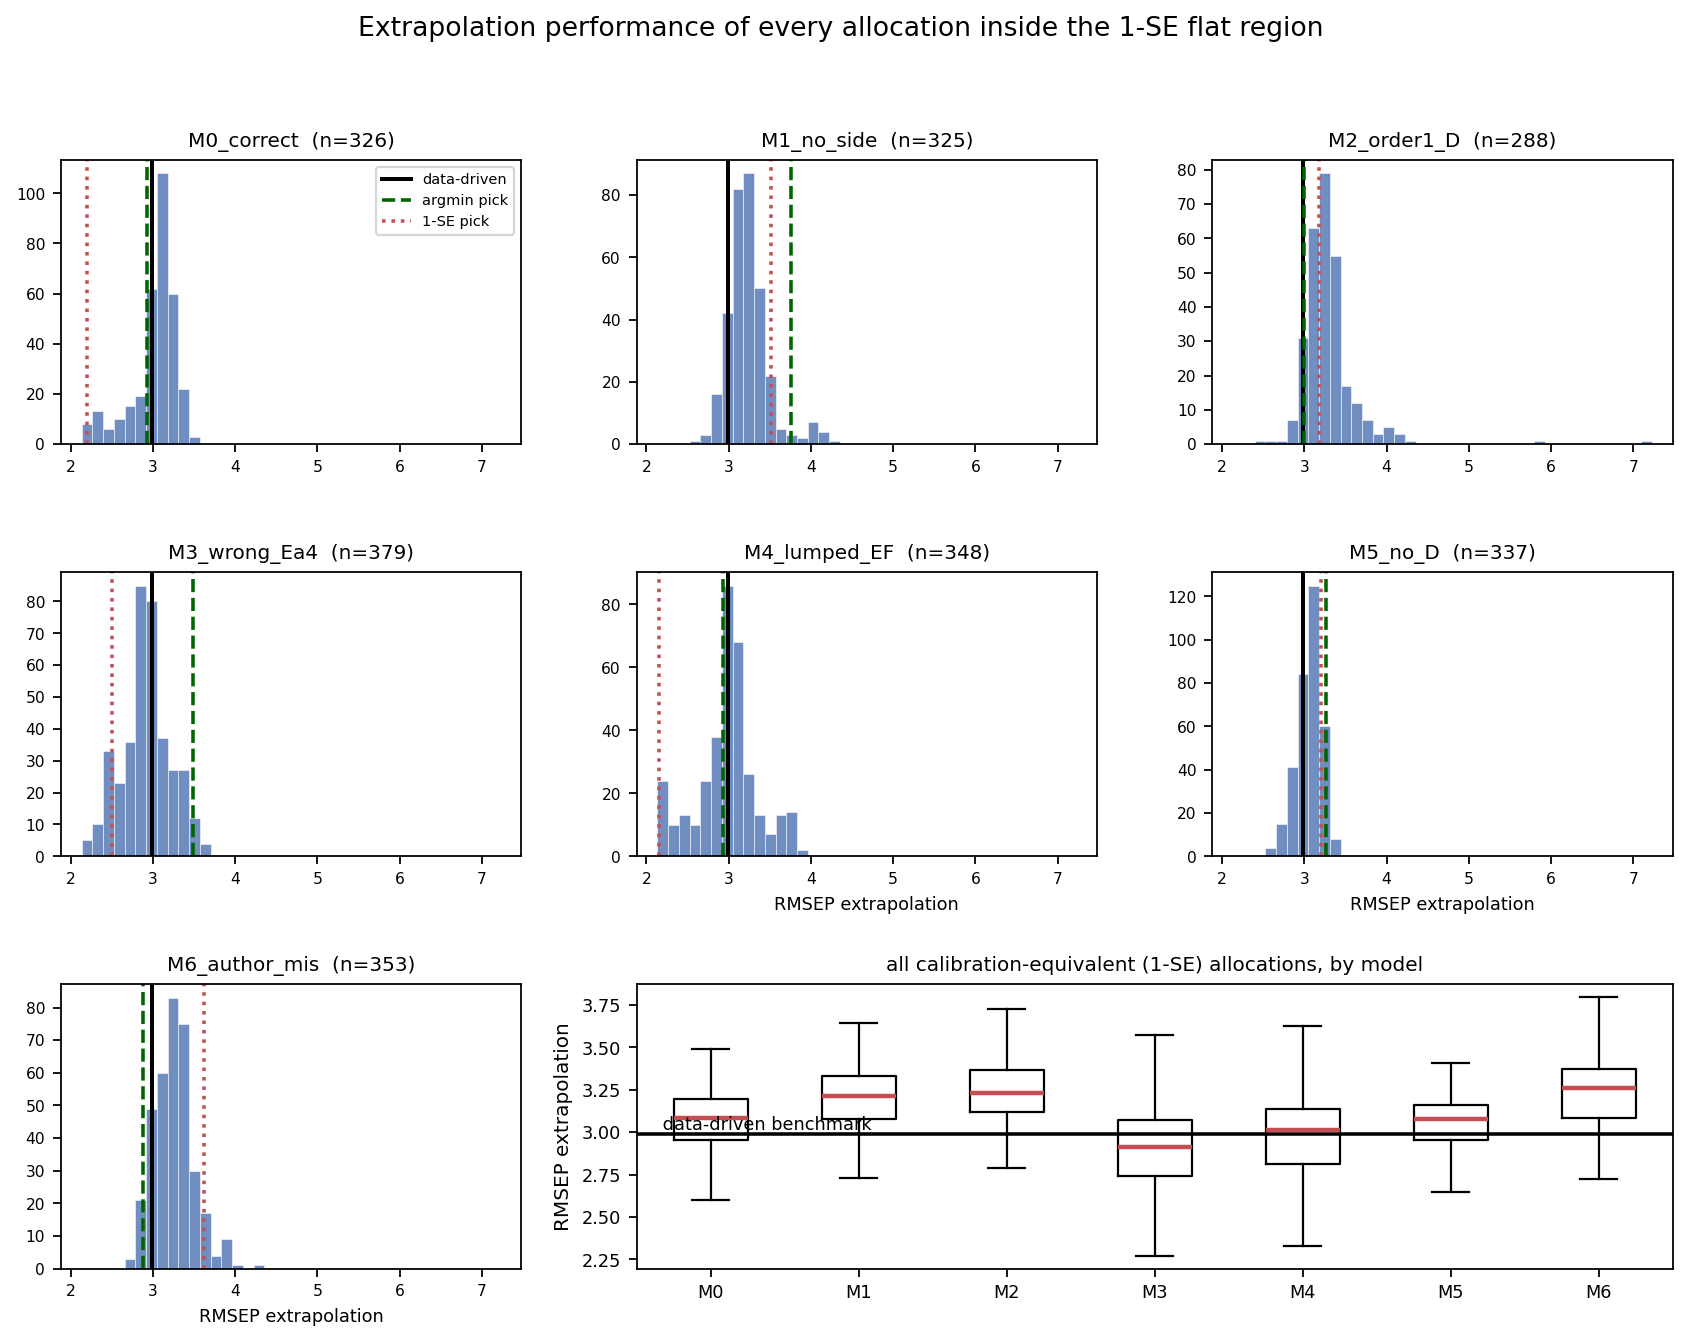

Source code (Python):
"""
Extrapolation performance of EVERY allocation inside the 1-SE flat region.

All members of a 1-SE region are, by construction, statistically
indistinguishable on calibration. This asks what they do OUTSIDE the
calibration domain, and reports the full distribution rather than the single
value at the selected allocation.

Also tested, inside the region only: does spending latent variables on M2
rather than X2 improve extrapolation? (Spearman of each block's LV count
against RMSEP_extrap, within the region.)

Same regime caveats as extrapolation_test.py -- DG_* generated data, M2 blocks
from gen_all.py with FIXED NOMINAL kinetic parameters, and the "within-domain"
set actually spans only T2 362-370 (the top 20% of the calibration range), so
it is reported for completeness but not used for any conclusion.

Benchmark: the data-driven X1+X2 model contains no M2 block and is therefore
identical for all seven models; its extrapolation RMSEP is a fixed reference.
"""
import numpy as np
import pandas as pd
from sklearn.cross_decomposition import PLSRegression
from sklearn.model_selection import KFold
from scipy.stats import spearmanr
import matplotlib
matplotlib.use('Agg')
import matplotlib.pyplot as plt
import warnings, time
warnings.filterwarnings('ignore')

MAX_X1, MAX_M2, MAX_X2 = 6, 15, 15
N_SPLITS, SEED = 10, 42
MODELS = ['M0_correct', 'M1_no_side', 'M2_order1_D', 'M3_wrong_Ea4',
          'M4_lumped_EF', 'M5_no_D', 'M6_author_mis']

def load(fn, sheet): return pd.read_excel(fn, sheet_name=sheet).values.astype(float)
X1c = load('DG_calibration.xlsx', 'X1'); X2c = load('DG_calibration.xlsx', 'X2')
Yc  = load('DG_calibration.xlsx', 'Y').reshape(-1, 1)
X1w = load('DG_test_within_domain_large.xlsx', 'X1'); X2w = load('DG_test_within_domain_large.xlsx', 'X2')
Yw  = load('DG_test_within_domain_large.xlsx', 'Y').reshape(-1, 1)
X1e = load('DG_test_extrapolation_large.xlsx', 'X1'); X2e = load('DG_test_extrapolation_large.xlsx', 'X2')
Ye  = load('DG_test_extrapolation_large.xlsx', 'Y').reshape(-1, 1)

def _fit(X, Yv, n):
    n = max(1, min(n, X.shape[1], X.shape[0]-1, np.linalg.matrix_rank(X)))
    p = PLSRegression(n, scale=False).fit(X, Yv)
    return p, p.transform(X), p.y_loadings_, n
def _scale_fit(B):
    mu = B.mean(0); sd = B.std(0, ddof=1); sd[sd < 1e-12] = 1.0
    return mu, sd, np.sqrt(B.shape[1])
def _sa(B, mu, sd, k): return (B - mu)/sd/k
def _resid(T, target):
    g = np.linalg.pinv(T.T @ T) @ T.T @ target
    return target - T @ g, g

def cv_3(B1, B2, B3, Y, m1, m2, m3):
    cv = KFold(N_SPLITS, shuffle=True, random_state=SEED)
    P = np.zeros((len(Y), m1, m2, m3)); rf = np.zeros((N_SPLITS, m1, m2, m3))
    for f, (tr, te) in enumerate(cv.split(Y)):
        mu1, sd1, k1 = _scale_fit(B1[tr]); b1t, b1e = _sa(B1[tr],mu1,sd1,k1), _sa(B1[te],mu1,sd1,k1)
        mu2, sd2, k2 = _scale_fit(B2[tr]); b2t0, b2e0 = _sa(B2[tr],mu2,sd2,k2), _sa(B2[te],mu2,sd2,k2)
        mu3, sd3, k3 = _scale_fit(B3[tr]); b3t0, b3e0 = _sa(B3[tr],mu3,sd3,k3), _sa(B3[te],mu3,sd3,k3)
        muY, sdy = Y[tr].mean(0), Y[tr].std(0, ddof=1); Ytr0 = (Y[tr]-muY)/sdy
        p1, T1t, Q1, af = _fit(b1t, Ytr0, m1); T1e = p1.transform(b1e)
        for a in range(1, m1+1):
            ae = min(a, af); Tat, Tae = T1t[:,:ae], T1e[:,:ae]
            yh_a = Tae @ Q1[:,:ae].T
            b2t, gM = _resid(Tat, b2t0); b2e = b2e0 - Tae @ gM
            b3t_a, gX = _resid(Tat, b3t0); b3e_a = b3e0 - Tae @ gX
            Ytr_a, _ = _resid(Tat, Ytr0)
            p2, T2t, Q2, bf = _fit(b2t, Ytr_a, m2); T2e = p2.transform(b2e)
            for b in range(1, m2+1):
                be = min(b, bf); Tbt, Tbe = T2t[:,:be], T2e[:,:be]
                yh_ab = yh_a + Tbe @ Q2[:,:be].T
                b3t_b, gX2 = _resid(Tbt, b3t_a); b3e_b = b3e_a - Tbe @ gX2
                Ytr_b, _ = _resid(Tbt, Ytr_a)
                p3, T3t, Q3, cf = _fit(b3t_b, Ytr_b, m3); T3e = p3.transform(b3e_b)
                for c in range(1, m3+1):
                    ce = min(c, cf)
                    yh = ((yh_ab + T3e[:,:ce] @ Q3[:,:ce].T)*sdy + muY).ravel()
                    P[te, a-1, b-1, c-1] = yh
                    rf[f, a-1, b-1, c-1] = np.sqrt(np.mean((yh - Y[te].ravel())**2))
    sst = np.sum((Y - Y.mean(0))**2)
    return 1 - ((P - Y[:,:,None,None])**2).sum(0)/sst, rf

def rmsep_surface_3(B1, B2, B3, Y, T1b, T2b, T3b, Yt, m1, m2, m3):
    mu1, sd1, k1 = _scale_fit(B1); b1t, b1e = _sa(B1,mu1,sd1,k1), _sa(T1b,mu1,sd1,k1)
    mu2, sd2, k2 = _scale_fit(B2); b2t0, b2e0 = _sa(B2,mu2,sd2,k2), _sa(T2b,mu2,sd2,k2)
    mu3, sd3, k3 = _scale_fit(B3); b3t0, b3e0 = _sa(B3,mu3,sd3,k3), _sa(T3b,mu3,sd3,k3)
    muY, sdy = Y.mean(0), Y.std(0, ddof=1); Ytr0 = (Y-muY)/sdy
    out = np.zeros((m1, m2, m3))
    p1, T1t, Q1, af = _fit(b1t, Ytr0, m1); T1e = p1.transform(b1e)
    for a in range(1, m1+1):
        ae = min(a, af); Tat, Tae = T1t[:,:ae], T1e[:,:ae]
        yh_a = Tae @ Q1[:,:ae].T
        b2t, gM = _resid(Tat, b2t0); b2e = b2e0 - Tae @ gM
        b3t_a, gX = _resid(Tat, b3t0); b3e_a = b3e0 - Tae @ gX
        Ytr_a, _ = _resid(Tat, Ytr0)
        p2, T2t, Q2, bf = _fit(b2t, Ytr_a, m2); T2e = p2.transform(b2e)
        for b in range(1, m2+1):
            be = min(b, bf); Tbt, Tbe = T2t[:,:be], T2e[:,:be]
            yh_ab = yh_a + Tbe @ Q2[:,:be].T
            b3t_b, gX2 = _resid(Tbt, b3t_a); b3e_b = b3e_a - Tbe @ gX2
            Ytr_b, _ = _resid(Tbt, Ytr_a)
            p3, T3t, Q3, cf = _fit(b3t_b, Ytr_b, m3); T3e = p3.transform(b3e_b)
            for c in range(1, m3+1):
                ce = min(c, cf)
                yh = ((yh_ab + T3e[:,:ce] @ Q3[:,:ce].T)*sdy + muY).ravel()
                out[a-1, b-1, c-1] = np.sqrt(np.mean((yh - Yt.ravel())**2))
    return out

def rmsep_2(B1, B2, Y, T1b, T2b, Yt, n1, n2):
    mu1, sd1, k1 = _scale_fit(B1); b1t, b1e = _sa(B1,mu1,sd1,k1), _sa(T1b,mu1,sd1,k1)
    mu2, sd2, k2 = _scale_fit(B2); b2t0, b2e0 = _sa(B2,mu2,sd2,k2), _sa(T2b,mu2,sd2,k2)
    muY, sdy = Y.mean(0), Y.std(0, ddof=1); Ytr0 = (Y-muY)/sdy
    p1, T1t, Q1, af = _fit(b1t, Ytr0, n1); T1e = p1.transform(b1e)
    ae = min(n1, af); Tat, Tae = T1t[:,:ae], T1e[:,:ae]
    yh = Tae @ Q1[:,:ae].T
    b2t, g2 = _resid(Tat, b2t0); b2e = b2e0 - Tae @ g2
    Ytr_a, _ = _resid(Tat, Ytr0)
    p2, T2t, Q2, bf = _fit(b2t, Ytr_a, n2); T2e = p2.transform(b2e)
    be = min(n2, bf)
    pred = ((yh + T2e[:,:be] @ Q2[:,:be].T)*sdy + muY).ravel()
    return float(np.sqrt(np.mean((pred - Yt.ravel())**2)))

# data-driven benchmark (no M2 block -> identical for every model)
from itertools import product
q_dd_best, dd_lv = -9, None
cvk = KFold(N_SPLITS, shuffle=True, random_state=SEED)
def cv_q2_2(B1, B2, Y, m1, m2):
    P = np.zeros((len(Y), m1, m2))
    for f, (tr, te) in enumerate(cvk.split(Y)):
        mu1, sd1, k1 = _scale_fit(B1[tr]); b1t, b1e = _sa(B1[tr],mu1,sd1,k1), _sa(B1[te],mu1,sd1,k1)
        mu2, sd2, k2 = _scale_fit(B2[tr]); b2t0, b2e0 = _sa(B2[tr],mu2,sd2,k2), _sa(B2[te],mu2,sd2,k2)
        muY, sdy = Y[tr].mean(0), Y[tr].std(0, ddof=1); Ytr0 = (Y[tr]-muY)/sdy
        p1, T1t, Q1, af = _fit(b1t, Ytr0, m1); T1e = p1.transform(b1e)
        for a in range(1, m1+1):
            ae = min(a, af); Tat, Tae = T1t[:,:ae], T1e[:,:ae]
            yh_a = Tae @ Q1[:,:ae].T
            b2t, g2 = _resid(Tat, b2t0); b2e = b2e0 - Tae @ g2
            Ytr_a, _ = _resid(Tat, Ytr0)
            p2, T2t, Q2, bf = _fit(b2t, Ytr_a, m2); T2e = p2.transform(b2e)
            for b in range(1, m2+1):
                be = min(b, bf)
                P[te, a-1, b-1] = ((yh_a + T2e[:,:be] @ Q2[:,:be].T)*sdy + muY).ravel()
    sst = np.sum((Y - Y.mean(0))**2)
    return 1 - ((P - Y[:,:,None])**2).sum(0)/sst
qDD = cv_q2_2(X1c, X2c, Yc, MAX_X1, MAX_X2)
iDD = np.unravel_index(qDD.argmax(), qDD.shape)
DD_BENCH = rmsep_2(X1c, X2c, Yc, X1e, X2e, Ye, iDD[0]+1, iDD[1]+1)
print(f"data-driven X1+X2 benchmark: LV=({iDD[0]+1},{iDD[1]+1})  RMSEP_extrap = {DD_BENCH:.4f}\n", flush=True)

rows, longrows, store = [], [], {}
t0 = time.time()
for name in MODELS:
    M2c = load(f'M2_{name}.xlsx', 'calibration')
    M2w = load(f'M2_{name}_large.xlsx', 'within_large')
    M2e = load(f'M2_{name}_large.xlsx', 'extrap_large')

    qF, rf = cv_3(X1c, M2c, X2c, Yc, MAX_X1, MAX_M2, MAX_X2)
    rmseE = rmsep_surface_3(X1c, M2c, X2c, Yc, X1e, M2e, X2e, Ye, MAX_X1, MAX_M2, MAX_X2)
    rmseW = rmsep_surface_3(X1c, M2c, X2c, Yc, X1w, M2w, X2w, Yw, MAX_X1, MAX_M2, MAX_X2)

    rmse = rf.mean(0)
    imin = np.unravel_index(rmse.argmin(), rmse.shape)
    rmin = float(rmse[imin]); se = float(rf[:, imin[0], imin[1], imin[2]].std(ddof=1)/np.sqrt(N_SPLITS))
    mask = rmse <= rmin + se
    idx = np.argwhere(mask); tot = idx.sum(1)+3
    cand = idx[tot == tot.min()]; pick = tuple(cand[np.array([rmse[tuple(u)] for u in cand]).argmin()])

    v = rmseE[mask]; vw = rmseW[mask]
    lvs = np.argwhere(mask) + 1
    store[name] = dict(v=v, lvs=lvs, opt=float(rmseE[imin]), sel=float(rmseE[pick]),
                       opt_lv=tuple(np.array(imin)+1), sel_lv=tuple(np.array(pick)+1))
    rows.append(dict(model=name, n_1SE=int(mask.sum()),
        RMSECV_min=rmin, SE=se,
        argmin_LV=str(tuple(np.array(imin)+1)), RMSEP_at_argmin=float(rmseE[imin]),
        oneSE_LV=str(tuple(np.array(pick)+1)), RMSEP_at_1SE_pick=float(rmseE[pick]),
        RMSEP_min=float(v.min()), RMSEP_p10=float(np.percentile(v,10)),
        RMSEP_p25=float(np.percentile(v,25)), RMSEP_median=float(np.median(v)),
        RMSEP_p75=float(np.percentile(v,75)), RMSEP_p90=float(np.percentile(v,90)),
        RMSEP_max=float(v.max()), RMSEP_mean=float(v.mean()), RMSEP_sd=float(v.std(ddof=1)),
        RMSEP_IQR=float(np.percentile(v,75)-np.percentile(v,25)),
        RMSEP_range=float(v.max()-v.min()),
        frac_beat_DD=float((v < DD_BENCH).mean()),
        best_LV=str(tuple(np.argwhere(mask)[v.argmin()]+1)),
        worst_LV=str(tuple(np.argwhere(mask)[v.argmax()]+1)),
        rho_LVM2=spearmanr(lvs[:,1], v).correlation,
        rho_LVX2=spearmanr(lvs[:,2], v).correlation,
        rho_LVX1=spearmanr(lvs[:,0], v).correlation,
        RMSEP_within_median=float(np.median(vw))))
    for (a, b, c), e_, w_ in zip(lvs, v, vw):
        longrows.append((name, int(a), int(b), int(c), float(rmse[a-1,b-1,c-1]),
                         float(qF[a-1,b-1,c-1]), float(e_), float(w_)))
    r = rows[-1]
    print(f"{name:14s} n={r['n_1SE']:4d}  RMSEP_extrap  min={r['RMSEP_min']:.3f} "
          f"p25={r['RMSEP_p25']:.3f} med={r['RMSEP_median']:.3f} p75={r['RMSEP_p75']:.3f} "
          f"max={r['RMSEP_max']:.3f}  range={r['RMSEP_range']:.3f}  "
          f"beat_DD={r['frac_beat_DD']:.2f}  rho(LV_M2)={r['rho_LVM2']:+.2f} rho(LV_X2)={r['rho_LVX2']:+.2f}",
          flush=True)

df = pd.DataFrame(rows)
pd.set_option('display.width', 330, 'display.max_columns', 80)
print("\n=== distribution of extrapolation RMSEP across the 1-SE region ===")
print(df[['model','n_1SE','RMSEP_min','RMSEP_p10','RMSEP_p25','RMSEP_median','RMSEP_p75',
          'RMSEP_p90','RMSEP_max','RMSEP_sd','RMSEP_range']].round(4).to_string(index=False))
print("\n=== where the two conventional picks land inside that distribution ===")
print(df[['model','argmin_LV','RMSEP_at_argmin','oneSE_LV','RMSEP_at_1SE_pick','RMSEP_median',
          'best_LV','RMSEP_min','worst_LV','RMSEP_max','frac_beat_DD']].round(4).to_string(index=False))
print(f"\n(data-driven benchmark RMSEP_extrap = {DD_BENCH:.4f})")
print("\n=== inside the region, does spending LVs on M2 rather than X2 help extrapolation? ===")
print("    (Spearman of block LV count vs RMSEP_extrap; negative = more LVs improves extrapolation)")
print(df[['model','rho_LVX1','rho_LVM2','rho_LVX2']].round(3).to_string(index=False))

lg = pd.DataFrame(longrows, columns=['model','LV_X1','LV_M2','LV_X2','RMSECV','Q2_cal',
                                     'RMSEP_extrap','RMSEP_within'])
with pd.ExcelWriter('extrapolation_1se_distribution.xlsx') as w:
    df.to_excel(w, sheet_name='summary', index=False)
    lg.to_excel(w, sheet_name='all_1SE_allocations', index=False)

fig = plt.figure(figsize=(13, 9))
gs = fig.add_gridspec(3, 3, hspace=0.45, wspace=0.25)
lo = min(s['v'].min() for s in store.values()); hi = max(s['v'].max() for s in store.values())
bins = np.linspace(lo, hi, 40)
for i, nm in enumerate(MODELS):
    ax = fig.add_subplot(gs[i//3, i % 3]); s = store[nm]
    ax.hist(s['v'], bins=bins, color='#4C72B0', alpha=0.8, edgecolor='white', linewidth=0.3)
    ax.axvline(DD_BENCH, color='k', lw=1.8, label='data-driven')
    ax.axvline(s['opt'], color='darkgreen', lw=1.6, ls='--', label='argmin pick')
    ax.axvline(s['sel'], color='#C44E52', lw=1.6, ls=':', label='1-SE pick')
    ax.set_title(f"{nm}  (n={len(s['v'])})", fontsize=9)
    ax.tick_params(labelsize=7)
    if i == 0:
        ax.legend(fontsize=6.5)
    if i//3 == 2 or i >= 4:
        ax.set_xlabel('RMSEP extrapolation', fontsize=8)
ax = fig.add_subplot(gs[2, 1:])
ax.boxplot([store[m]['v'] for m in MODELS], labels=[m.split('_')[0] for m in MODELS],
           showfliers=False, medianprops=dict(color='#C44E52', lw=2))
ax.axhline(DD_BENCH, color='k', lw=1.6, ls='-')
ax.text(0.02, DD_BENCH, ' data-driven benchmark', transform=ax.get_yaxis_transform(),
        fontsize=8, va='bottom')
ax.set_ylabel('RMSEP extrapolation', fontsize=9); ax.tick_params(labelsize=8)
ax.set_title('all calibration-equivalent (1-SE) allocations, by model', fontsize=9)
fig.suptitle('Extrapolation performance of every allocation inside the 1-SE flat region', fontsize=12)
fig.savefig('extrapolation_1se_distribution.png', dpi=160, bbox_inches='tight')
print(f"\nSaved extrapolation_1se_distribution.xlsx and .png   ({time.time()-t0:.0f}s)")
